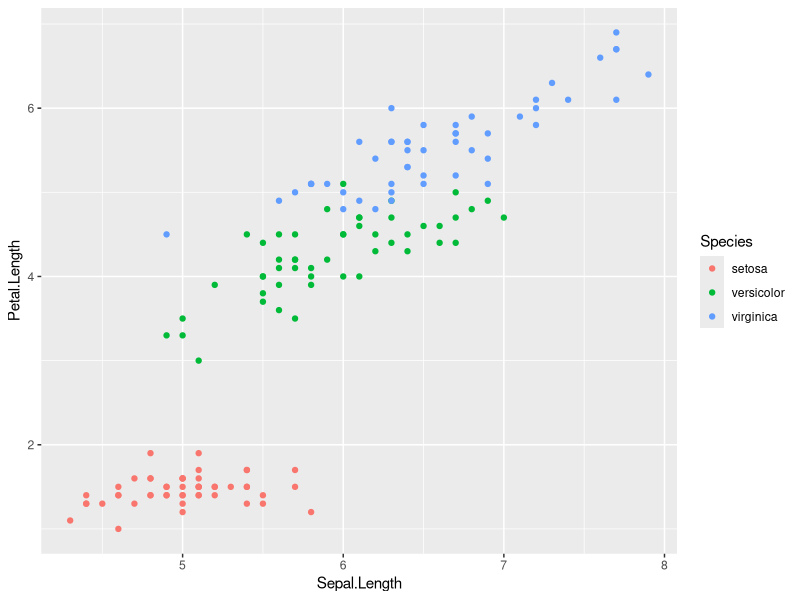
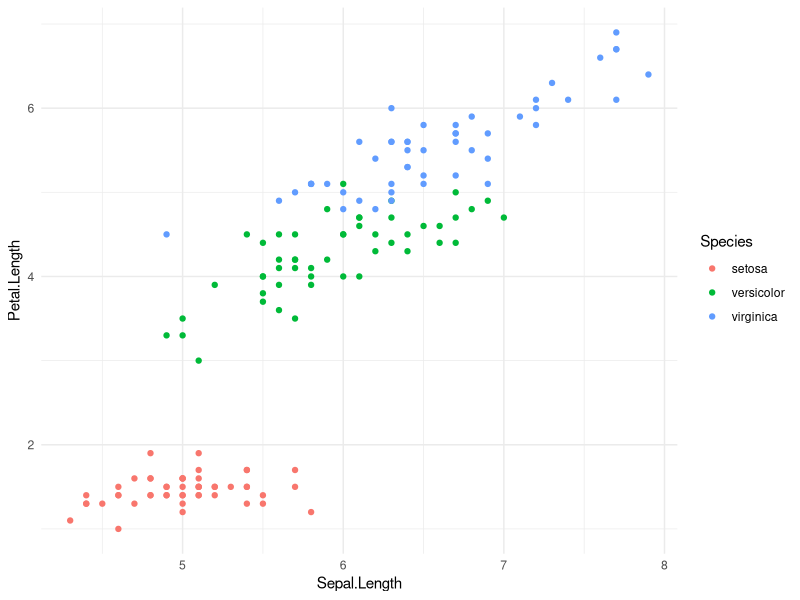

Write R code to recreate these figures, in order.
## ---- chunk 1
## super simple example
Add2ToIt <- function(kira){
  return(kira + 2)
}

Add2ToIt(-5)

## a function that returns the difference between two numbers we give it
PrintDifference <- function(num1, num2){
  diff <- abs(num2 - num1)
  return(paste("The difference between those two numbers is ", diff))
}

PrintDifference(100, 8)

## all together - let's make a function that reverses whatever string you give it!
strReverse <- function(x)
        sapply(lapply(strsplit(x, NULL), rev), paste, collapse="")

strReverse("we are in class")



## ---- chunk 2
### have to install libraries once before using them
#install.packages("dplyr")
library(dplyr) 

data <- iris

data %>%
  group_by(Species) %>%
  summarise(sepal_mean_yeehaw = mean(Sepal.Length))

small_petal <- data %>%
  filter(Petal.Length <= mean(Petal.Length))


##--- Let's try plotting things! ---##
#install.packages("ggplot2")
library(ggplot2)

## what do you see? 
ggplot(data, aes(x = Sepal.Length, y = Petal.Length, color = Species)) +
  geom_point()

## what if we wanted to present this? how could we make it prettier? 
ggplot(data, aes(x = Sepal.Length, y = Petal.Length, color = Species)) +
  geom_point() + 
  theme_minimal()


## All together - what else could we change? how do we do that? let's google!


## ---- chunk 3

## what is we want the species names to be capitalized? how can we replace them all at once?
data$Species <- as.character(data$Species) # what happens if we don't run this first?
data$Species[data$Species == "setosa"] <- "Setosa"

## what if we want to make a new column? and set it conditionally? let's use more if/then statements!
summary(data$Sepal.Length)
summary(data$Sepal.Width)

###------------- Two ways to conditionally set a new column! Use the one that you like best ---------------#####
### way 1 - if/else statements
data$SepalSize <- ifelse(data$Sepal.Length < 5.8 & data$Sepal.Width < 3, "Small",
                  ifelse(data$Sepal.Length > 5.8 & data$Sepal.Width > 3, "Big",
                    "Average"))

## way 2 - conditionally setting of rows 
data$SepalSize <- "Average"
data$SepalSize[data$Sepal.Length < 5.8 & data$Sepal.Width < 3] <- "Small"
data$SepalSize[data$Sepal.Length > 5.8 & data$Sepal.Width > 3] <- "Big"

## now - getting averages using our new column!
data %>%
  group_by(SepalSize) %>%
  summarise_if(is.numeric, mean)

data %>%
  group_by(Species) %>%
  count(SepalSize) # not that useful :(

data %>%
  group_by(Species, SepalSize) %>%
  summarise (n = n()) %>%
  mutate(freq = n / sum(n)) # more useful :)


## Advanced - this is how we would also impute missing data, which is good for regressions


## ---- chunk 4
## super simple example
for(i in 1:5){
  print(i)
}

## Optional - make a loop that sqaures a list of numbers and stores the results in a new list

## ---- chunk 5
my_list <- c(-1, 50, -5, 10, 12)

## for each element in the list, we want to print it if its positive, otherwise print "negative" 
for(i in 1:length(my_list)){
  if(my_list[i] > 0) {
    print(my_list[i])
  }
  
  else {
    print("negative")
  }
}


